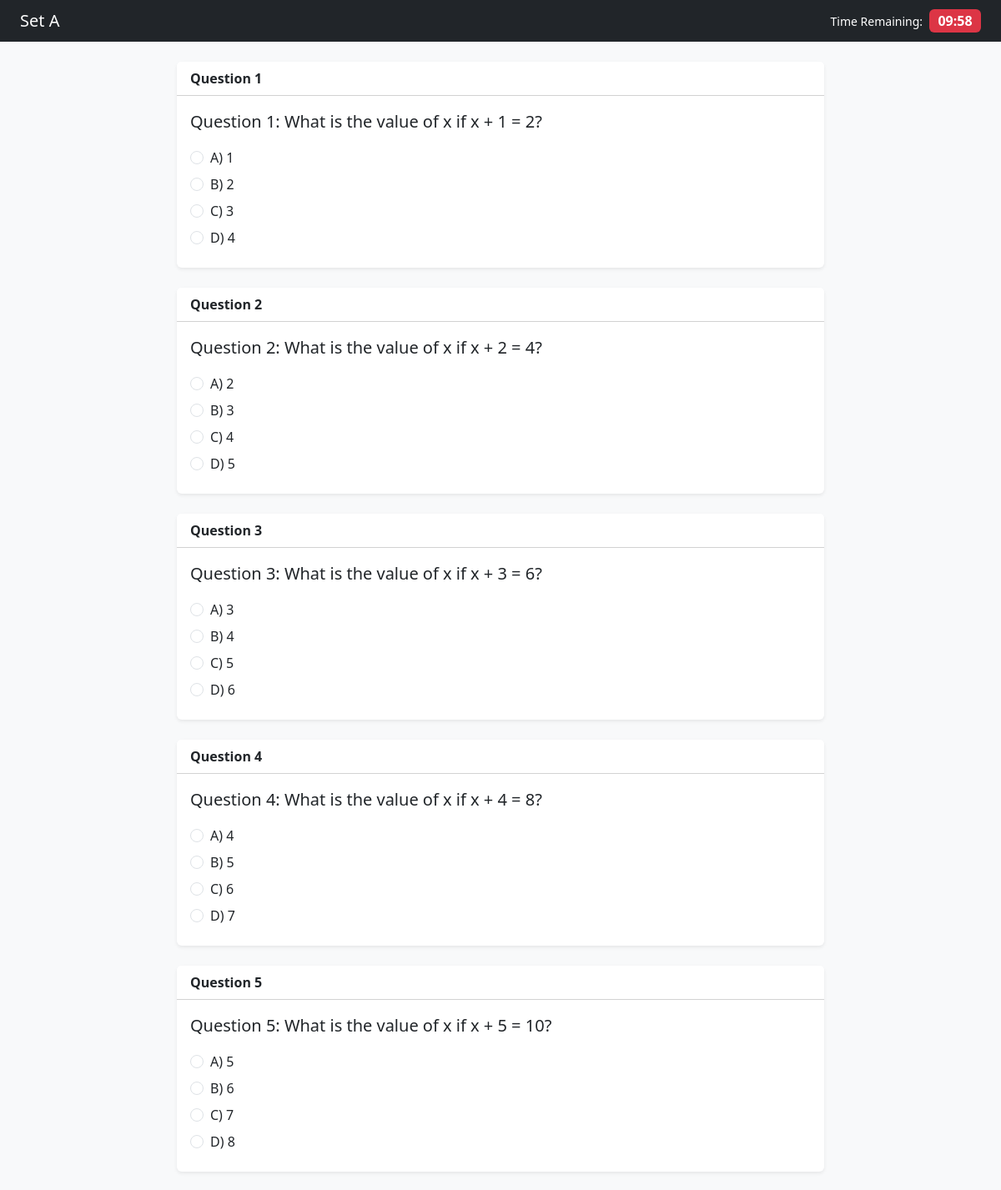
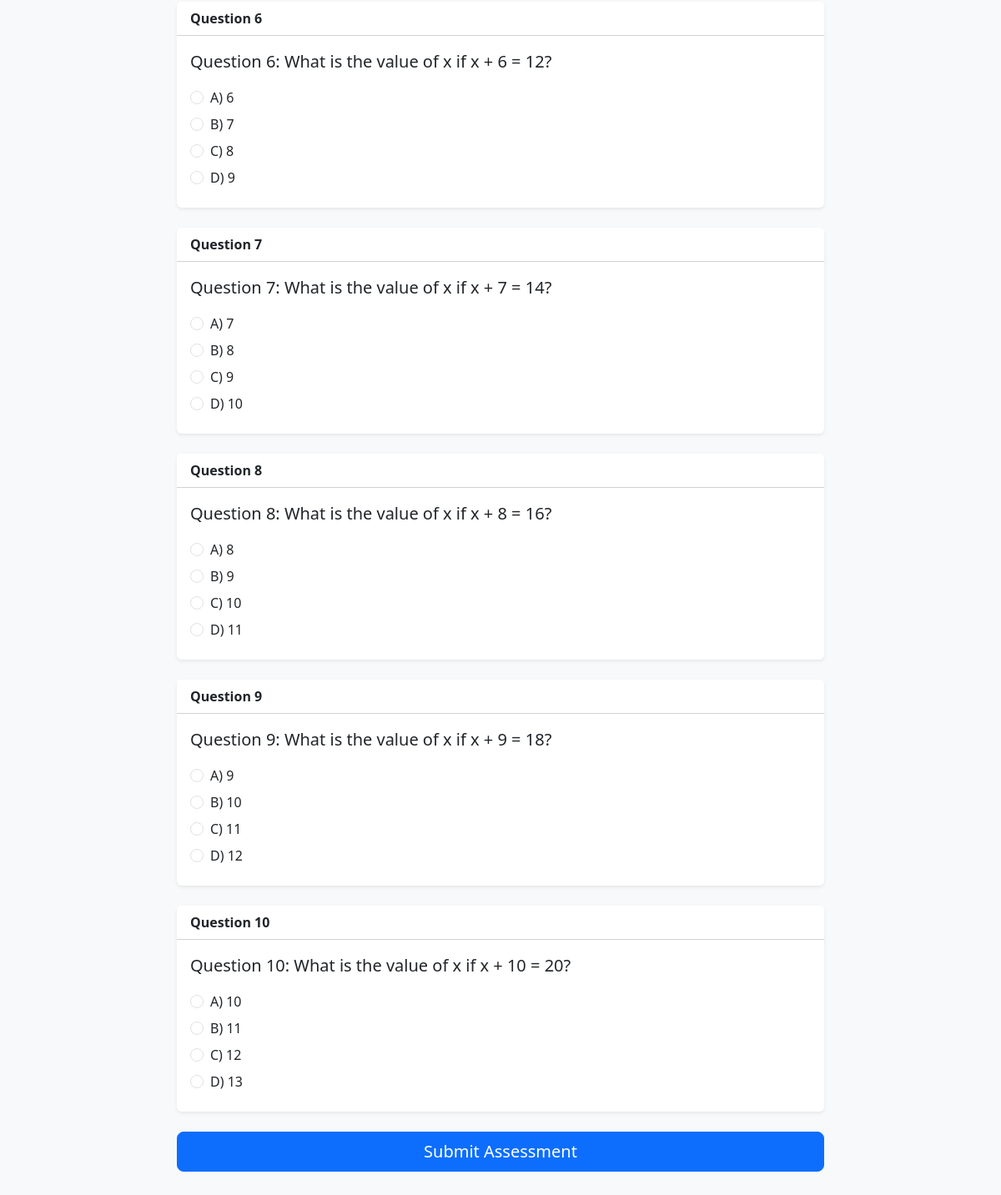
Page /exam/1 (signed in) on the committed database (2 pictures, top to bottom).
### models.py (models this page shows)
class QuestionSet(db.Model):
    __tablename__ = 'question_sets'
    id = db.Column(db.Integer, primary_key=True)
    chapter_id = db.Column(db.Integer, db.ForeignKey('chapters.id'), nullable=False)
    set_title = db.Column(db.String(50), nullable=False)  # e.g., "Set A"
    time_limit = db.Column(db.Integer, default=10, nullable=False)  # minutes
    total_marks = db.Column(db.Integer, default=10, nullable=False)
    questions = db.relationship('Question', backref='set_parent', lazy=True)

class Question(db.Model):
    __tablename__ = 'questions'
    id = db.Column(db.Integer, primary_key=True)
    set_id = db.Column(db.Integer, db.ForeignKey('question_sets.id'), nullable=False)
    question_text = db.Column(db.Text, nullable=False)
    option_a = db.Column(db.Text, nullable=False)
    option_b = db.Column(db.Text, nullable=False)
    option_c = db.Column(db.Text, nullable=False)
    option_d = db.Column(db.Text, nullable=False)
    correct_option = db.Column(db.String(1), nullable=False)  # 'A', 'B', 'C', or 'D'

### app.py (the view, shortened to what this page needs)
@app.route('/exam/<int:set_id>', methods=['GET', 'POST'])
def exam(set_id):
    if 'user_id' not in session or session.get('role') != 'student':
        return redirect(url_for('login'))
    student = User.query.get(session['user_id'])
    q_set = QuestionSet.query.get_or_404(set_id)
    chapter = Chapter.query.get(q_set.chapter_id)
    subject = Subject.query.get(chapter.subject_id)
    if student.class_id and subject.class_id != student.class_id:
        flash("Unauthorized: You cannot access assessments outside your assigned class.", "danger")
        return redirect(url_for('select_exam'))
    questions = Question.query.filter_by(set_id=set_id).all()
    return render_template('exam.html', q_set=q_set, questions=questions)

### templates/exam.html (shortened to what this page needs)
<!DOCTYPE html>
<html lang="en">
<head>
  <link href="https://cdn.jsdelivr.net/npm/bootstrap@5.3.3/dist/css/bootstrap.min.css" rel="stylesheet">
</head>
<body class="bg-light pb-5">
<nav class="navbar navbar-dark bg-dark px-4 sticky-top d-flex justify-content-between">
  <span class="navbar-brand mb-0 h1">{{ q_set.set_title }}</span>
  <div class="d-flex align-items-center">
    <span class="text-white me-2 small">Time Remaining:</span>
    <span id="timer-badge" class="badge bg-danger fs-6">10:00</span>
  </div>
</nav>
<div class="container my-4" style="max-width: 800px;">
  <form id="examForm" method="POST" action="/exam/{{ q_set.id }}">
    {% for q in questions %}
    <div class="card shadow-sm mb-4 border-0">
      <div class="card-header bg-white fw-bold">
        Question {{ loop.index }}
      </div>
      <div class="card-body">
        <p class="fs-5 mb-3">{{ q.question_text }}</p>
        <div class="form-check mb-2">
          <input class="form-check-input" type="radio" name="question_{{ q.id }}" id="q{{ q.id }}_A" value="A">
          <label class="form-check-label" for="q{{ q.id }}_A">A) {{ q.option_a }}</label>
        </div>
        <div class="form-check mb-2">
          <input class="form-check-input" type="radio" name="question_{{ q.id }}" id="q{{ q.id }}_B" value="B">
          <label class="form-check-label" for="q{{ q.id }}_B">B) {{ q.option_b }}</label>
        </div>
        <div class="form-check mb-2">
          <input class="form-check-input" type="radio" name="question_{{ q.id }}" id="q{{ q.id }}_C" value="C">
          <label class="form-check-label" for="q{{ q.id }}_C">C) {{ q.option_c }}</label>
        </div>
        <div class="form-check mb-2">
          <input class="form-check-input" type="radio" name="question_{{ q.id }}" id="q{{ q.id }}_D" value="D">
          <label class="form-check-label" for="q{{ q.id }}_D">D) {{ q.option_d }}</label>
        </div>
      </div>
    </div>
    {% endfor %}
    <button type="submit" class="btn btn-primary btn-lg w-100">Submit Assessment</button>
  </form>
</div>
</body>
</html>

### rows in the picture
QuestionSet: set_title "Set A"
Question: question_text "Question 1: What is the value of x if x + 1 = 2?", option_a "1", option_b "2", option_c "3", option_d "4"
Question: question_text "Question 2: What is the value of x if x + 2 = 4?", option_a "2", option_b "3", option_c "4", option_d "5"
Question: question_text "Question 3: What is the value of x if x + 3 = 6?", option_a "3", option_b "4", option_c "5", option_d "6"
Question: question_text "Question 4: What is the value of x if x + 4 = 8?", option_a "4", option_b "5", option_c "6", option_d "7"
Question: question_text "Question 5: What is the value of x if x + 5 = 10?", option_a "5", option_b "6", option_c "7", option_d "8"
Question: question_text "Question 6: What is the value of x if x + 6 = 12?", option_a "6", option_b "7", option_c "8", option_d "9"
Question: question_text "Question 7: What is the value of x if x + 7 = 14?", option_a "7", option_b "8", option_c "9", option_d "10"
Question: question_text "Question 8: What is the value of x if x + 8 = 16?", option_a "8", option_b "9", option_c "10", option_d "11"
Question: question_text "Question 9: What is the value of x if x + 9 = 18?", option_a "9", option_b "10", option_c "11", option_d "12"
Question: question_text "Question 10: What is the value of x if x + 10 = 20?", option_a "10", option_b "11", option_c "12", option_d "13"
